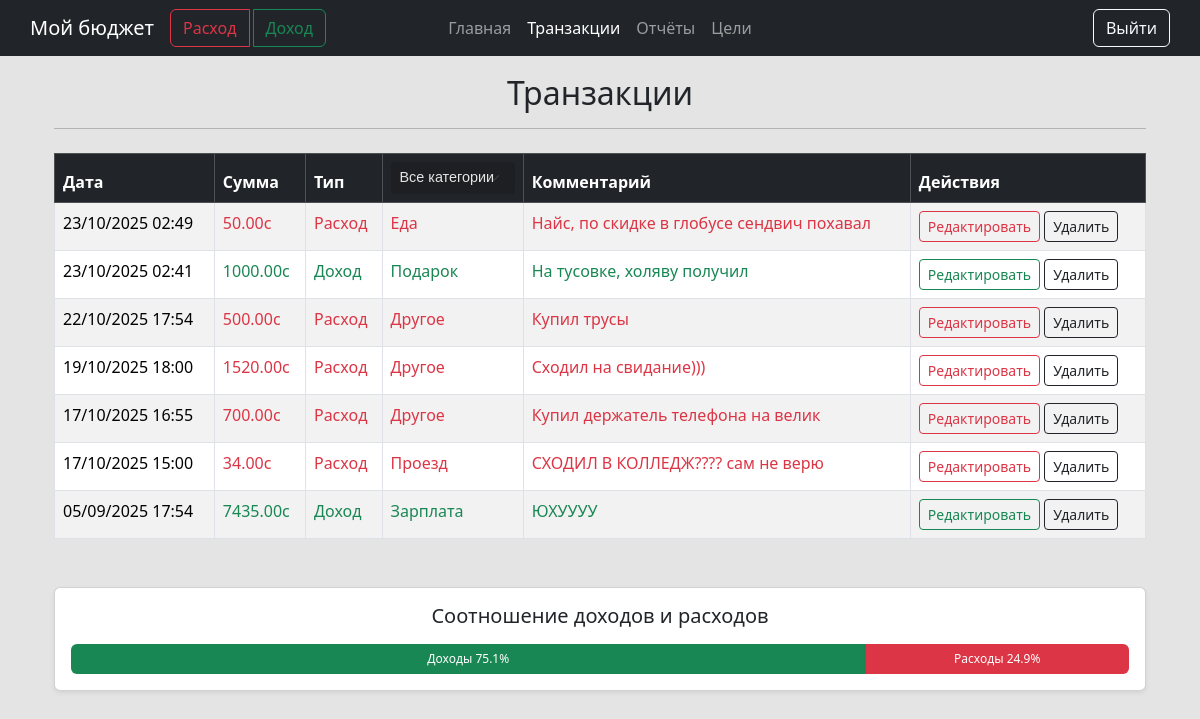
Page /transactions/ (signed in) on the committed database.
### main/models.py (models this page shows, shortened)
class Transaction(models.Model):
    user = models.ForeignKey(User, on_delete=models.CASCADE, related_name='transactions')
    category = models.ForeignKey(Category, on_delete=models.SET_NULL, null=True, blank=True)
    amount = models.DecimalField(max_digits=10, decimal_places=2)
    description = models.TextField(blank=True)
    date = models.DateTimeField(default=timezone.now)
    type = models.CharField(max_length=18, choices=TYPE_CHOICES, verbose_name='Тип операции')

class Category(models.Model):
    user = models.ForeignKey(User, on_delete=models.CASCADE, related_name='categories')  # ← добавлено
    TYPE_CHOICES = [
        ('income', 'Доход'),
        ('expense', 'Расход'),
    ]
    name = models.CharField(max_length=50, verbose_name='Название категории')
    type = models.CharField(max_length=10, choices=TYPE_CHOICES, verbose_name='Тип')

### main/views.py (the view)
# urls.py: path('transactions/', views.transactions_list, name='transactions_list'),
@login_required
def transactions_list(request):
    user = request.user
    sort = request.GET.get('sort', '-date')  # сортировка по умолчанию: дата по убыванию
    category_id = request.GET.get('category', '')  # выбранная категория
    allowed_sorts = ['date', '-date', 'amount', '-amount', 'type', '-type']
    if sort not in allowed_sorts:
        sort = '-date'
    categories = Category.objects.filter(user=user)
    transactions = Transaction.objects.filter(user=user)
    if category_id:
        transactions = transactions.filter(category_id=category_id)
    transactions = transactions.order_by(sort)
    income = transactions.filter(type='income').aggregate(total=Sum('amount'))['total'] or 0
    expenses = transactions.filter(type='expense').aggregate(total=Sum('amount'))['total'] or 0
    total = income + expenses
    income_percent = round(income / total * 100, 1) if total else 0
    expense_percent = round(expenses / total * 100, 1) if total else 0
    return render(request, 'main/transactions/list.html', {
        'transactions': transactions,
        'income': income,
        'expenses': expenses,
        'income_percent': income_percent,
        'expense_percent': expense_percent,
        'current_sort': sort,
        'categories': categories,
        'selected_category': category_id
    })

### main/templates/main/transactions/list.html (shortened to what this page needs)
{% extends 'main/base.html' %}
{% block content %}
<div class="container mt-4">
    <h2 class="text-center">Транзакции</h2>
    <hr class="mx-auto mb-4">
    <table class="table table-striped table-hover table-bordered">
        <thead class="table-dark">
            <tr>
                <th>
                    <a class="text-white fw-bold text-decoration-none" href="?sort={% if current_sort == 'date' %}-date{% else %}date{% endif %}{% if selected_category %}&category={{ selected_category }}{% endif %}">
                        Дата
                    </a>
                </th>
                <th>
                    <a class="text-white fw-bold text-decoration-none" href="?sort={% if current_sort == 'amount' %}-amount{% else %}amount{% endif %}{% if selected_category %}&category={{ selected_category }}{% endif %}">
                        Сумма
                    </a>
                </th>
                <th>
                    <a class="text-white fw-bold text-decoration-none" href="?sort={% if current_sort == 'type' %}-type{% else %}type{% endif %}{% if selected_category %}&category={{ selected_category }}{% endif %}">
                        Тип
                    </a>
                </th>
                <th>
                    <form method="get" class="m-0 p-0 d-inline">
                        <select name="category" class="form-select form-select-sm"
                                onchange="this.form.submit()"
                                style="font-family: Arial, sans-serif;
                                       font-size: 0.9rem;
                                       color: #e4e4e4;
                                       background-color: #1e1f22;
                                       border-radius: 0.25rem;
                                       border-color: #1e1f22;
                                       padding: 0.25rem 0.5rem;">
                            <option value="">Все категории</option>
                        </select>
                    </form>
                </th>
                <th>Комментарий</th>
                <th>Действия</th>
            </tr>
        </thead>
        <tbody>
            {% for t in transactions %}
            <tr onclick="window.location='{% url 'main:transaction_edit' t.id %}'" style="cursor: pointer;">
                <td>{{ t.date|date:"d/m/Y H:i" }}</td>
                <td class="{% if t.type == 'income' %}text-success{% elif t.type == 'expense' %}text-danger{% endif %}">{{ t.amount }}с</td>
                <td class="{% if t.type == 'income' %}text-success{% elif t.type == 'expense' %}text-danger{% endif %}">{{ t.get_type_display }}</td>
                <td class="{% if t.type == 'income' %}text-success{% elif t.type == 'expense' %}text-danger{% endif %}">{% if t.category %}{{ t.category.name }}{% else %}Без категории{% endif %}</td>
                <td class="{% if t.type == 'income' %}text-success{% elif t.type == 'expense' %}text-danger{% endif %}">{{ t.description }}</td>
                <td>
                    <a href="{% url 'main:transaction_edit' t.id %}" class="{% if t.type == 'income' %}btn btn-sm btn-outline-success{% elif t.type == 'expense' %}btn btn-sm btn-outline-danger{% endif %}">Редактировать</a>
                    <a href="{% url 'main:transaction_delete' t.id %}" class="btn btn-sm btn-outline-dark">Удалить</a>
                </td>
            </tr>
            {% empty %}
            <tr>
                <td colspan="6" class="text-center">Транзакций нет</td>
            </tr>
            {% endfor %}
        </tbody>
    </table>
    <div class="col-md-12 mt-5">
        <div class="card shadow-sm">
            <div class="card-body">
                <h5 class="card-title text-center mb-3">
                    Соотношение доходов и расходов
                </h5>
                {% if income == 0 and expenses == 0 %}
                    <div class="text-center text-muted py-3">
                        Нет данных для отображения
                    </div>
                {% else %}
                    <div class="progress" style="height: 30px;">
                        <div
                                class="progress-bar bg-success"
                                role="progressbar"
                                style="width: {{ income_percent }}%;"
                                aria-valuenow="{{ income_percent }}"
                                aria-valuemin="0"
                                aria-valuemax="100">
                                Доходы {{ income_percent }}%
                        </div>
                        <div
                                class="progress-bar bg-danger"
                                role="progressbar"
                                style="width: {{ expense_percent }}%;"
                                aria-valuenow="{{ expense_percent }}"
                                aria-valuemin="0"
                                aria-valuemax="100">
                            Расходы {{ expense_percent }}%
                        </div>
                    </div>
                {% endif %}
            </div>
        </div>
    </div>
</div>
{% endblock %}

### main/static/main/css/main.css (style rules this page uses)
body { background-color: rgb(228, 228, 228); }
.table thead th a { color: inherit; text-decoration: none; font-weight: bold; transition: color 0.2s; }
.table thead th select.form-select { font-size: 0.9em; padding: 0.25rem 0.5rem; height: auto; }

### rows in the picture
Transaction: date "23/10/2025 02:49", amount "50.00", type "Расход", category.name "Еда", description "Найс, по скидке в глобусе сендвич похавал"
Transaction: date "23/10/2025 02:41", amount "1000.00", type "Доход", category.name "Подарок", description "На тусовке, холяву получил"
Transaction: date "22/10/2025 17:54", amount "500.00", type "Расход", category.name "Другое", description "Купил трусы"
Transaction: date "19/10/2025 18:00", amount "1520.00", type "Расход", category.name "Другое", description "Сходил на свидание)))"
Transaction: date "17/10/2025 16:55", amount "700.00", type "Расход", category.name "Другое", description "Купил держатель телефона на велик"
Transaction: date "17/10/2025 15:00", amount "34.00", type "Расход", category.name "Проезд", description "СХОДИЛ В КОЛЛЕДЖ???? сам не верю"
Transaction: date "05/09/2025 17:54", amount "7435.00", type "Доход", category.name "Зарплата", description "ЮХУУУУ"

### other values in the picture
{{ income_percent }} "75.1"
{{ expense_percent }} "24.9"
